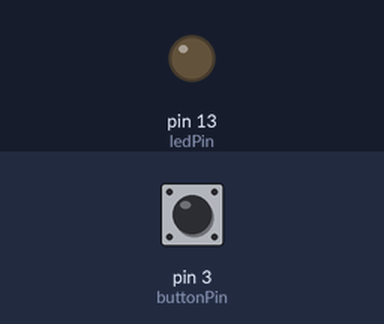
The sketch below on a simulated Arduino Uno, built with avr-gcc and run on an emulated ATmega328P. On the bench: output pins drawn as LEDs (lit = HIGH). Inputs (shaded band) come from the test bench; at power-on: pin 3 (buttonPin) LOW.

Above: at 1.2 s.
1.3 s: pin 3 (buttonPin) pulled HIGH for 0.15 s
At 1.37 s:
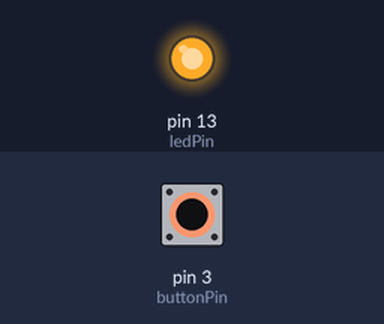
2.9 s: pin 3 (buttonPin) pulled HIGH for 3.2 s
At 7.2 s:
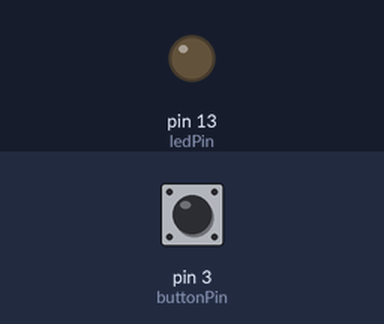
Timing chart, 0 to 8.7 s (numbered marks = the images above; inputs shaded):
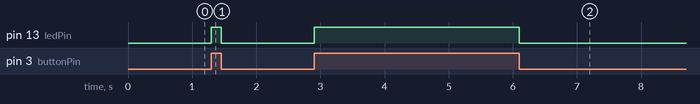

The sketch:

Button.ino
```cpp
const int buttonPin=3;
const int ledPin=13;
int buttonStatus=0;

void setup()
{
  pinMode(buttonPin,INPUT);
  pinMode(ledPin,OUTPUT);
}

void loop()
{
 buttonStatus=digitalRead(buttonPin);
  if(buttonStatus==HIGH){
    digitalWrite(ledPin,HIGH);
  }
  else{
    digitalWrite(ledPin,LOW);
  }
}
```

Measured:
- after the input at 1.3 s, pin 13 (ledPin): LOW → HIGH at once, → LOW 0.15 s later
- after the input at 2.9 s, pin 13 (ledPin): LOW → HIGH at once, → LOW 3.2 s later
